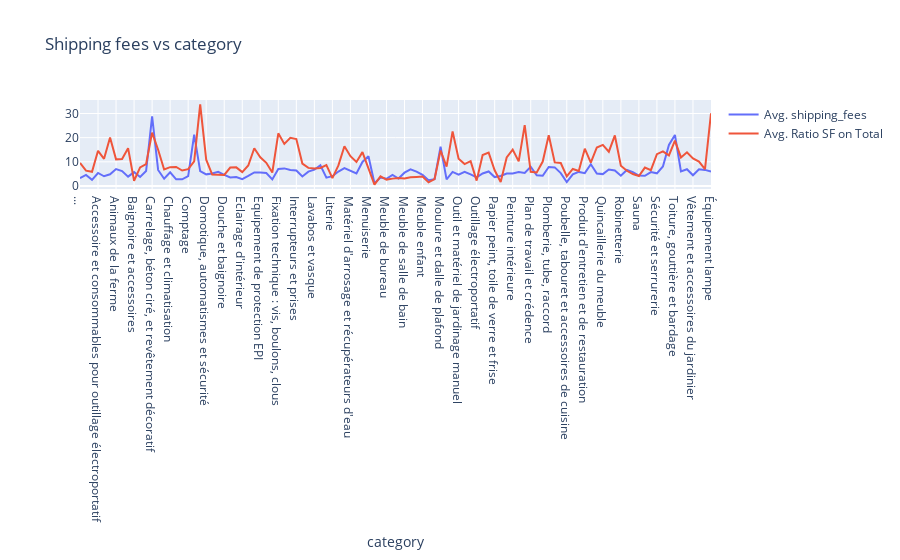

Notebook cell for this chart:
### Code cell
fig = make_subplots(rows=1, cols=1)

fig.add_trace(go.Scatter(x=df_category_fee_avg['category'], y=df_category_fee_avg['shipping_fees'], mode='lines', name= 'Avg. Shipping Fees'), row=1, col=1)
fig.add_trace(go.Scatter(x=df_category_fee_avg['category'], y=df_category_fee_avg['ratio'], mode='lines', name= 'Avg. Ratio of SF on Total'), row=1, col=1)
fig.update_layout(title='Shipping Fees vs Category',
                   xaxis_title='Category')
fig.show()

### Figure 1 — Plotly figure (JSON) as saved in the notebook; plotly's stock layout.template omitted (floating-point values rounded to 4 significant figures)
{"data": [{"mode": "lines", "name": "Avg. shipping_fees", "type": "scatter", "x": ["...", "Abri, garage et rangement extérieur", "Accessoire de salle de bain", "Accessoire et consommables pour outillage électroportatif", "Alimentation", "Ampoule", "Animaux de la ferme", "Apiculture", "Aquarium et aquariophilie", "Baignoire et accessoires", "Barbecue et plancha", "Bassin et décoration de jardin", "Carrelage, béton ciré, et revêtement décoratif", "Charpente, toiture, bardage et gouttière", "Chat", "Chauffage et climatisation", "Cheval et équitation", "Chien", "Comptage", "Cuisine complète et kitchenette", "Cuisine et accessoire", "Domotique, automatismes et sécurité", "Douche ", "Douche et accessoires", "Douche et baignoire", "Décoration", "Eclairage d'extérieur", "Eclairage d'intérieur", "Electroménager", "Emballage et protection", "Equipement de protection EPI", "Equipement utilitaire", "Evier et robinet", "Fixation technique : vis, boulons, clous", "Gaines et câbles électriques", "Gaz", "Interrupteurs et prises", "Lampe portative", "Lavabos", "Lavabos et vasque ", "Levage et travail en hauteur", "Linge de maison", "Literie", "Machines d'atelier", "Manutention et levage", "Matériel d'arrosage et récupérateurs d'eau", "Matériel et aménagement de l'atelier", "Maçonnerie", "Menuiserie", "Meuble bébé", "Meuble d'entrée", "Meuble de bureau", "Meuble de chambre", "Meuble de cuisine", "Meuble de salle de bain", "Meuble de salle à manger ", "Meuble de salon", "Meuble enfant", "Miroir de salle de bain", "Mobilier de jardin et jeux", "Moulure et dalle de plafond", "Oiseau", "Outil et consommable du plombier", "Outil et matériel de jardinage manuel", "Outillage spécialisé", "Outillage à main", "Outillage électroportatif", "Outils de jardin motorisés", "Outils de pose et mise en œuvre", "Papier peint, toile de verre et frise", "Parquet, stratifié, sol souple, moquette", "Peinture extérieure", "Peinture intérieure", "Piscine", "Pièces détachées", "Plan de travail et crédence", "Plan de travail, crédence et fond de hotte", "Plante et soin des végétaux", "Plomberie, tube, raccord", "Portail, grillage et occultation", "Pot de fleur, jardinière et bac", "Poubelle, tabouret et accessoires de cuisine", "Production d'énergie solaire et éolienne", "Production eau chaude sanitaire", "Produit d'entretien et de restauration", "Préparation des supports", "Quincaillerie de porte et de fenêtre", "Quincaillerie du meuble", "Quincaillerie extérieure", "Reptiles et insectes pour terrarium", "Robinetterie", "Rongeur", "Réseaux", "Sauna", "Serre de jardin et accessoires de culture", "Spa", "Sécurité et serrurerie", "Tableau électrique", "Terrasse et revêtement de sol extérieur", "Toiture, gouttière et bardage", "Traitement de l'air", "Traitement de l'eau", "Vêtement et accessoires du jardinier", "WC et accessoire", "WC et accessoires", "Équipement lampe"], "xaxis": "x", "y": [3.183, 4.544, 2.524, 5.363, 4.003, 4.841, 6.973, 6.177, 3.836, 5.715, 3.725, 6.189, 28.77, 6.607, 2.968, 5.659, 2.73, 2.72, 4.084, 21.27, 6.119, 4.798, 5.118, 5.816, 4.594, 3.49, 3.725, 2.839, 4.148, 5.581, 5.521, 5.336, 2.714, 7.03, 7.256, 6.568, 6.368, 3.897, 5.919, 6.716, 8.523, 3.451, 4.041, 5.975, 7.359, 6.157, 5.186, 9.934, 12.26, 1.114, 3.458, 2.954, 4.555, 3.049, 5.49, 6.907, 5.938, 4.612, 2.353, 2.778, 16.27, 2.707, 5.799, 4.682, 5.879, 4.754, 3.511, 5.138, 6.001, 3.657, 4.138, 5.164, 5.167, 5.748, 5.397, 7.934, 4.407, 4.21, 7.851, 7.683, 5.32, 1.591, 4.797, 5.811, 5.301, 8.965, 5.163, 4.899, 6.78, 6.401, 4.237, 6.599, 5.715, 4.293, 4.19, 5.71, 5.219, 8.074, 16.99, 21.11, 6.031, 6.931, 4.418, 6.895, 6.636, 5.932], "yaxis": "y"}, {"mode": "lines", "name": "Avg. Ratio SF on Total", "type": "scatter", "x": ["...", "Abri, garage et rangement extérieur", "Accessoire de salle de bain", "Accessoire et consommables pour outillage électroportatif", "Alimentation", "Ampoule", "Animaux de la ferme", "Apiculture", "Aquarium et aquariophilie", "Baignoire et accessoires", "Barbecue et plancha", "Bassin et décoration de jardin", "Carrelage, béton ciré, et revêtement décoratif", "Charpente, toiture, bardage et gouttière", "Chat", "Chauffage et climatisation", "Cheval et équitation", "Chien", "Comptage", "Cuisine complète et kitchenette", "Cuisine et accessoire", "Domotique, automatismes et sécurité", "Douche ", "Douche et accessoires", "Douche et baignoire", "Décoration", "Eclairage d'extérieur", "Eclairage d'intérieur", "Electroménager", "Emballage et protection", "Equipement de protection EPI", "Equipement utilitaire", "Evier et robinet", "Fixation technique : vis, boulons, clous", "Gaines et câbles électriques", "Gaz", "Interrupteurs et prises", "Lampe portative", "Lavabos", "Lavabos et vasque ", "Levage et travail en hauteur", "Linge de maison", "Literie", "Machines d'atelier", "Manutention et levage", "Matériel d'arrosage et récupérateurs d'eau", "Matériel et aménagement de l'atelier", "Maçonnerie", "Menuiserie", "Meuble bébé", "Meuble d'entrée", "Meuble de bureau", "Meuble de chambre", "Meuble de cuisine", "Meuble de salle de bain", "Meuble de salle à manger ", "Meuble de salon", "Meuble enfant", "Miroir de salle de bain", "Mobilier de jardin et jeux", "Moulure et dalle de plafond", "Oiseau", "Outil et consommable du plombier", "Outil et matériel de jardinage manuel", "Outillage spécialisé", "Outillage à main", "Outillage électroportatif", "Outils de jardin motorisés", "Outils de pose et mise en œuvre", "Papier peint, toile de verre et frise", "Parquet, stratifié, sol souple, moquette", "Peinture extérieure", "Peinture intérieure", "Piscine", "Pièces détachées", "Plan de travail et crédence", "Plan de travail, crédence et fond de hotte", "Plante et soin des végétaux", "Plomberie, tube, raccord", "Portail, grillage et occultation", "Pot de fleur, jardinière et bac", "Poubelle, tabouret et accessoires de cuisine", "Production d'énergie solaire et éolienne", "Production eau chaude sanitaire", "Produit d'entretien et de restauration", "Préparation des supports", "Quincaillerie de porte et de fenêtre", "Quincaillerie du meuble", "Quincaillerie extérieure", "Reptiles et insectes pour terrarium", "Robinetterie", "Rongeur", "Réseaux", "Sauna", "Serre de jardin et accessoires de culture", "Spa", "Sécurité et serrurerie", "Tableau électrique", "Terrasse et revêtement de sol extérieur", "Toiture, gouttière et bardage", "Traitement de l'air", "Traitement de l'eau", "Vêtement et accessoires du jardinier", "WC et accessoire", "WC et accessoires", "Équipement lampe"], "xaxis": "x", "y": [9.518, 6.344, 5.851, 14.55, 11.24, 20.05, 11.01, 11.13, 15.64, 2.132, 7.65, 9.061, 22.08, 15.0, 6.818, 7.762, 7.858, 6.374, 6.925, 10.19, 33.75, 10.89, 4.692, 4.67, 4.571, 7.623, 7.695, 5.723, 8.463, 15.59, 11.86, 9.564, 5.529, 21.78, 17.39, 19.9, 19.42, 9.261, 7.469, 7.256, 7.447, 8.601, 3.218, 8.494, 16.44, 12.31, 9.905, 14.01, 7.306, 0.5711, 3.971, 2.618, 3.023, 3.287, 3.043, 3.578, 3.72, 3.858, 1.472, 2.862, 14.67, 8.014, 22.57, 11.25, 9.055, 10.24, 2.19, 12.78, 13.8, 6.487, 1.605, 11.8, 15.02, 10.17, 25.22, 5.833, 5.599, 10.1, 20.98, 9.74, 9.487, 3.957, 7.036, 6.196, 15.43, 9.682, 15.93, 17.0, 14.18, 20.9, 8.338, 6.273, 4.914, 4.116, 7.615, 6.574, 13.14, 14.33, 12.64, 18.8, 11.8, 13.93, 11.38, 10.05, 6.957, 30.08], "yaxis": "y"}], "layout": {"title": {"text": "Shipping fees vs category"}, "xaxis": {"anchor": "y", "domain": [0, 1], "title": {"text": "category"}}, "yaxis": {"anchor": "x", "domain": [0, 1]}}}
